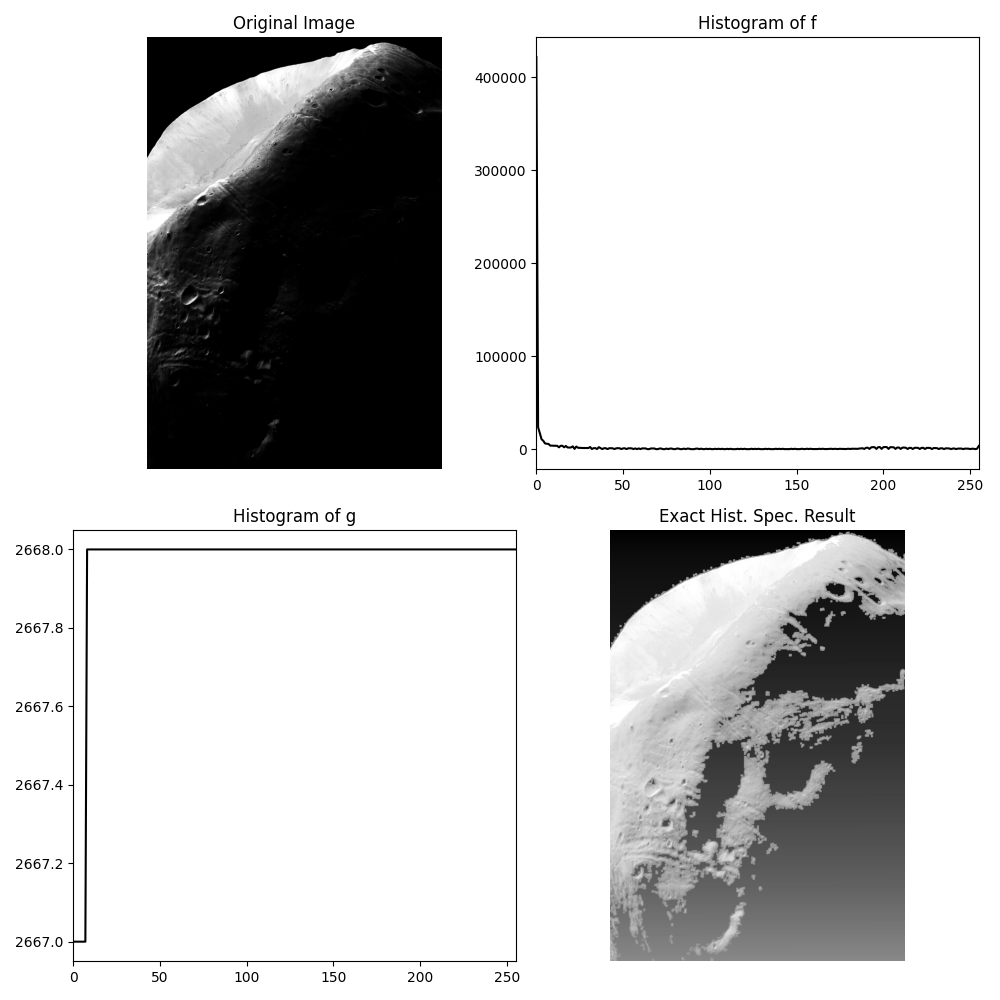

This chart was generated by the following Python code:

import sys
import os
import numpy as np
import matplotlib.pyplot as plt
from skimage.io import imread
from skimage.util import img_as_float, img_as_ubyte
from libDIPUM.exacthist import exacthist
from libDIPUM.fun2hist import fun2hist
from libDIPUM.data_path import dip_data

def imhist(img):
    """Compute histogram for uint8 image with 256 bins [0, 255]."""
    # Create 256 bins
    hist, _ = np.histogram(img.flatten(), 256, [0, 256])
    return hist

# Data Loading
img_path = dip_data('mars_moon_phobos.tif')
f = imread(img_path)
if f.ndim == 3: f = f[:,:,0]

# Ensure f is uint8? exacthist expects uint8 usually, or converts internally?
# exacthist requires integer values usually (0-255).
# If file is uint8, fine.
# MATLAB `imhist` works on uint8.

if f.dtype != np.uint8:
    # Convert to uint8 only if range allows, but exact specs might work on other ranges.
    # However, typically exacthist for images assumes discrete levels.
    # Let's assume input is uint8 or convertible.
    f = img_as_ubyte(f)

M, N = f.shape

# Histogram of f
Hf = imhist(f)

# Histogram Specification
#H(1:256) = M*N/256
H_target = np.full(256, (M * N) / 256.0)

#H = fun2hist(H, M*N)
# fun2hist standardizes the histogram to sum exactly to MN and be integers.
H_target = fun2hist(H_target, M * N)

# g = exacthist(f, H)
g = exacthist(f, H_target)
g = g[0]

# Hz = imhist(g)
Hg = imhist(g)

# Display
fig, axes = plt.subplots(2, 2, figsize=(10, 10))

axes[0, 0].imshow(f, cmap='gray', vmin=0, vmax=255)
axes[0, 0].set_title('Original Image')
axes[0, 0].axis('off')

# Plot histogram. MATLAB uses bar or stem or plot? "plot(Hf)"
axes[0, 1].plot(Hf, color='black')
axes[0, 1].set_title('Histogram of f')
axes[0, 1].set_xlim([0, 255])

axes[1, 0].plot(Hg, color='black')
axes[1, 0].set_title('Histogram of g')
axes[1, 0].set_xlim([0, 255])

axes[1, 1].imshow(g, cmap='gray', vmin=0, vmax=255)
axes[1, 1].set_title('Exact Hist. Spec. Result')
axes[1, 1].axis('off')

plt.tight_layout()
plt.savefig('Figure330.png')
print("Saved Figure330.png")
plt.show()
